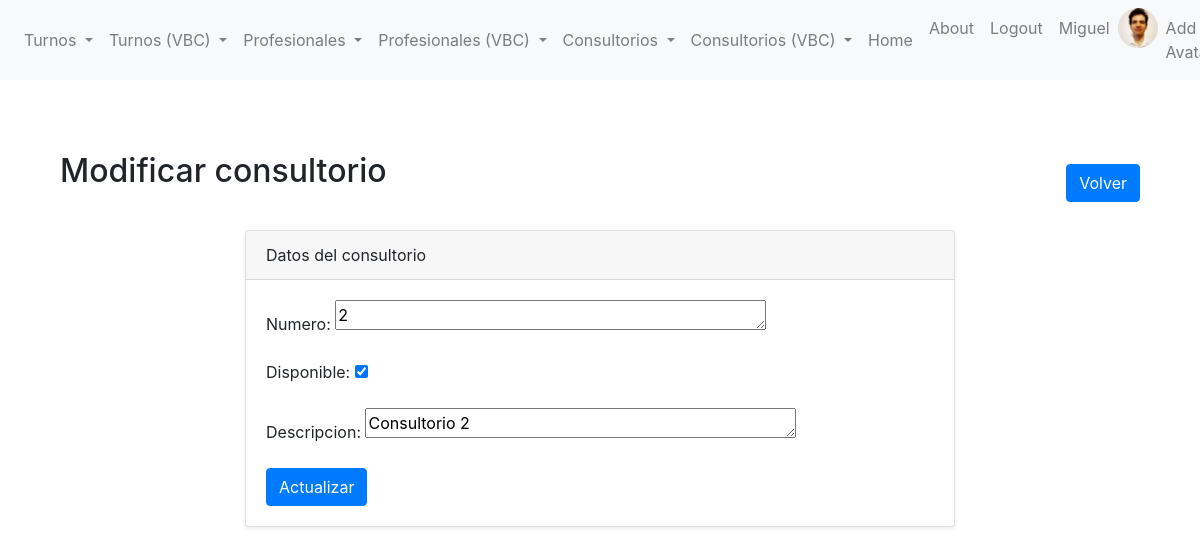
Page /reserva_turnos/consultorio-update/2 (signed in) on the committed database.
### reserva_turnos/models.py (models this page shows, shortened)
class Avatar(models.Model):
    user = models.OneToOneField(User, on_delete=models.CASCADE, related_name='avatar')
    image = models.ImageField(upload_to='avatars/')

class Consultorio(models.Model):
    nombre = models.CharField(max_length=100)
    disponible = models.BooleanField(default=True)
    descripcion = models.TextField(blank=True, null=True)

### reserva_turnos/views.py (the view, shortened to what this page needs)
# urls.py: path("consultorio-update/<consultorio_id>", update_consultorio_view, name="consultorio-update"),
@login_required
def update_consultorio_view(request, consultorio_id):
    consultorio_a_editar = Consultorio.objects.filter(id=consultorio_id).first()
    if request.method == "GET":
        valores_iniciales = {
            "nombre": consultorio_a_editar.nombre,
            "disponible": consultorio_a_editar.disponible,
            "descripcion": consultorio_a_editar.descripcion,
        }
        formulario = ConsultorioCreateForm(initial=valores_iniciales)
        contexto = {
            "update_consultorio_form": formulario,
            "consultorio": consultorio_a_editar
        }
        return render(request, "reserva_turnos/form-update_consultorio.html", contexto)

### reserva_turnos/forms.py
class ConsultorioCreateForm(forms.ModelForm):
    class Meta:
        model = Consultorio
        fields = ['nombre',
                  'disponible',
                  'descripcion']
        widgets = {
            'nombre': forms.Textarea(attrs={'rows': 1,'placeholder': 'Numero de consultorio'}),
            'descripcion' : forms.Textarea(attrs={'rows': 1,'placeholder': 'Descripcion'}),
        }
        labels = {
            'nombre': 'Numero',
            'disponible': 'Disponible',
            'descripcion': 'Descripcion',
        }

### reserva_turnos/templates/reserva_turnos/form-update_consultorio.html (shortened to what this page needs)
{% extends 'reserva_turnos/base.html' %}
{% block content %}
<section class="py-5">
    <div class="container">
        <div class="d-flex justify-content-between align-items-center mb-3">
            <h2 class="mb-4">Modificar consultorio</h2>
            <a href="{% url 'consultorios-list' %}" class="btn btn-primary">Volver</a>
        </div>
        <div class="row">
            <div class="col-lg-8 mx-auto">
                <div class="card shadow-sm">
                    <div class="card-header">
                        Datos del consultorio
                    </div>
                    <div class="card-body">
                        <form method="POST" action="{% url 'consultorio-update' consultorio.id %}">
                            {{ update_consultorio_form.as_p }}
                            <button type="buscar" class="btn btn-primary">Actualizar</button>
                        </form>
                    </div>
                    </div>
                </div>
            </div>
        </div>
    </div>
{% endblock %}

### reserva_turnos/templates/reserva_turnos/base.html (shortened to what this page needs)
{% load static %}
<!DOCTYPE html>
<html lang="en">
<head>
    <link rel="stylesheet" href="{% static 'reserva_turnos/css/bootstrap.css' %}">
</head>
<body>
    <nav class="navbar navbar-expand-lg navbar-light bg-light">
        <div class="collapse navbar-collapse" id="navbarNav">
            <ul class="navbar-nav">
                {% if user.is_authenticated %}
                <li class="nav-item dropdown">
                    <a class="nav-link dropdown-toggle" href="#" id="navbarDropdownMenuLinkReserva" role="button" data-toggle="dropdown" aria-haspopup="true" aria-expanded="false">
                        Turnos
                    </a>
                </li>
                <li class="nav-item dropdown">
                    <a class="nav-link dropdown-toggle" href="#" id="navbarDropdownMenuLinkSala" role="button" data-toggle="dropdown" aria-haspopup="true" aria-expanded="false">
                        Turnos (VBC)
                    </a>
                <li class="nav-item dropdown">
                    <a class="nav-link dropdown-toggle" href="#" id="navbarDropdownMenuLinkReserva" role="button" data-toggle="dropdown" aria-haspopup="true" aria-expanded="false">
                        Profesionales
                    </a>
                </li>
                <li class="nav-item dropdown">
                    <a class="nav-link dropdown-toggle" href="#" id="navbarDropdownMenuLinkSala" role="button" data-toggle="dropdown" aria-haspopup="true" aria-expanded="false">
                        Profesionales (VBC)
                    </a>
                <li class="nav-item dropdown">
                    <a class="nav-link dropdown-toggle" href="#" id="navbarDropdownMenuLinkSala" role="button" data-toggle="dropdown" aria-haspopup="true" aria-expanded="false">
                        Consultorios
                    </a>
                <li class="nav-item dropdown">
                    <a class="nav-link dropdown-toggle" href="#" id="navbarDropdownMenuLinkSala" role="button" data-toggle="dropdown" aria-haspopup="true" aria-expanded="false">
                        Consultorios (VBC)
                    </a>
                <li class="nav-item">
                    <a class="nav-link" href="{% url "reserva_turnos-home" %}">Home</a>
                </li>
                {% endif %}
            </ul>
            <ul class="navbar-nav ml-auto">
                {% if user.is_authenticated %}
                <li class="nav-item">
                    <a class="nav-link" href="{% url 'about' %}">About</a>
                </li>
                <li class="nav-item">
                    <a class="nav-link" href="{% url 'logout' %}">Logout</a>
                </li>
                <li class="nav-item">
                    <a class="nav-link" href="{% url 'editar-perfil' %}">{{ user }}</a>
                </li>
                <li class="nav-item">
                    {% if user.avatar.image %}
                    <img src="{{ user.avatar.image.url }}" alt="Avatar" style="height: 40px; width: 40px; border-radius: 50%;">
                    {% endif %}
                    <li class="nav-item">
                        <a href="{% url 'avatar_add' %}" class="nav-link">Add Avatar</a>
                    </li>
                {% endif %}
        </div>
    </nav>
    <div class="container mt-4">
        {% block content %}{% endblock content %}
</body>
</html>

### rows in the picture
Consultorio: nombre "2", disponible "☑", descripcion "Consultorio 2"

### other values in the picture
{{ user }} "Miguel"
